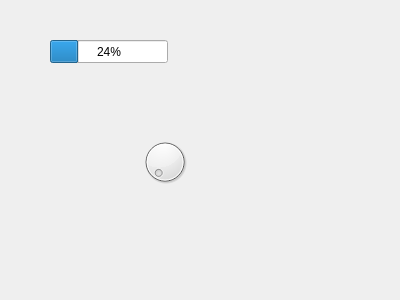
<?xml version="1.0" encoding="UTF-8"?>
<ui version="4.0">
 <class>cheat</class>
 <widget class="QDialog" name="cheat">
  <property name="geometry">
   <rect>
    <x>0</x>
    <y>0</y>
    <width>400</width>
    <height>300</height>
   </rect>
  </property>
  <property name="windowTitle">
   <string>Dialog</string>
  </property>
  <widget class="QProgressBar" name="progressBar">
   <property name="geometry">
    <rect>
     <x>50</x>
     <y>40</y>
     <width>118</width>
     <height>23</height>
    </rect>
   </property>
   <property name="value">
    <number>24</number>
   </property>
  </widget>
  <widget class="QDial" name="dial">
   <property name="geometry">
    <rect>
     <x>140</x>
     <y>130</y>
     <width>50</width>
     <height>64</height>
    </rect>
   </property>
  </widget>
 </widget>
 <resources/>
 <connections/>
</ui>
